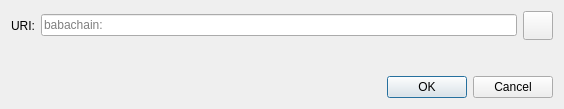
<?xml version="1.0" encoding="UTF-8"?>
<ui version="4.0">
 <class>OpenURIDialog</class>
 <widget class="QDialog" name="OpenURIDialog">
  <property name="geometry">
   <rect>
    <x>0</x>
    <y>0</y>
    <width>564</width>
    <height>109</height>
   </rect>
  </property>
  <property name="windowTitle">
   <string>Open URI</string>
  </property>
  <layout class="QVBoxLayout" name="verticalLayout">
   <item>
    <layout class="QHBoxLayout" name="horizontalLayout">
     <item>
      <widget class="QLabel" name="label">
       <property name="text">
        <string>URI:</string>
       </property>
      </widget>
     </item>
     <item>
      <widget class="QValidatedLineEdit" name="uriEdit">
       <property name="placeholderText">
        <string notr="true">babachain:</string>
       </property>
      </widget>
     </item>
     <item>
      <widget class="QToolButton" name="pasteButton">
       <property name="toolTip">
        <string extracomment="Tooltip text for button that allows you to paste an address that is in your clipboard.">Paste address from clipboard</string>
       </property>
       <property name="text">
        <string/>
       </property>
       <property name="iconSize">
        <size>
         <width>22</width>
         <height>22</height>
        </size>
       </property>
      </widget>
     </item>
    </layout>
   </item>
   <item>
    <spacer name="verticalSpacer">
     <property name="orientation">
      <enum>Qt::Vertical</enum>
     </property>
     <property name="sizeHint" stdset="0">
      <size>
       <width>20</width>
       <height>40</height>
      </size>
     </property>
    </spacer>
   </item>
   <item>
    <widget class="QDialogButtonBox" name="buttonBox">
     <property name="orientation">
      <enum>Qt::Horizontal</enum>
     </property>
     <property name="standardButtons">
      <set>QDialogButtonBox::Cancel|QDialogButtonBox::Ok</set>
     </property>
    </widget>
   </item>
  </layout>
 </widget>
 <customwidgets>
  <customwidget>
   <class>QValidatedLineEdit</class>
   <extends>QLineEdit</extends>
   <header>qt/qvalidatedlineedit.h</header>
  </customwidget>
 </customwidgets>
 <resources>
  <include location="../babachain.qrc"/>
 </resources>
 <connections>
  <connection>
   <sender>buttonBox</sender>
   <signal>accepted()</signal>
   <receiver>OpenURIDialog</receiver>
   <slot>accept()</slot>
   <hints>
    <hint type="sourcelabel">
     <x>248</x>
     <y>254</y>
    </hint>
    <hint type="destinationlabel">
     <x>157</x>
     <y>274</y>
    </hint>
   </hints>
  </connection>
  <connection>
   <sender>buttonBox</sender>
   <signal>rejected()</signal>
   <receiver>OpenURIDialog</receiver>
   <slot>reject()</slot>
   <hints>
    <hint type="sourcelabel">
     <x>316</x>
     <y>260</y>
    </hint>
    <hint type="destinationlabel">
     <x>286</x>
     <y>274</y>
    </hint>
   </hints>
  </connection>
 </connections>
</ui>
